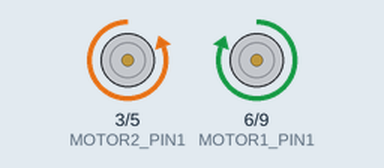
Simulated run of this sketch. Board: Arduino Uno, built with avr-gcc and run on an emulated ATmega328P. On the bench: motor-driver pin pairs drawn as motors (green arrow = first pin HIGH = forward, orange = second pin HIGH = backward, longer = more drive).

Above: at 0.5 s.
At 1.5 s:
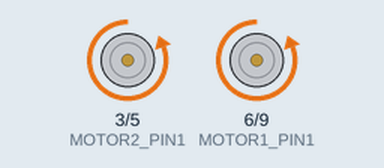
At 2.5 s:
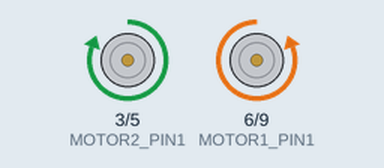
At 3.5 s:
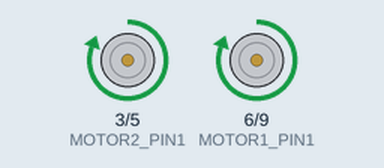
Timing chart, 0 to 5.2 s (numbered marks = the images above):
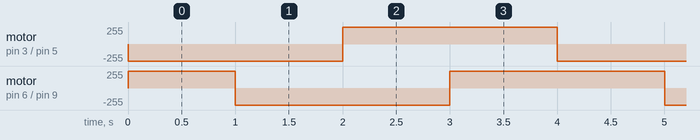

The sketch:

MOTOR_DRIVER.ino
```cpp
int MOTOR2_PIN1 = 3;
int MOTOR2_PIN2 = 5;
int MOTOR1_PIN1 = 6;
int MOTOR1_PIN2 = 9;

void setup() {
  pinMode(MOTOR1_PIN1, OUTPUT);
  pinMode(MOTOR1_PIN2, OUTPUT);
  pinMode(MOTOR2_PIN1, OUTPUT);
  pinMode(MOTOR2_PIN2, OUTPUT);
  Serial.begin(9600);
}

void loop() {
    go(255,-255);
    delay(1000);
    go(-255,-255);
    delay(1000);
    go(-255,255);
    delay(1000);
    go(255,255);
    delay(1000);
}

void go(int speedLeft, int speedRight) {
  if (speedLeft > 0) {
    analogWrite(MOTOR1_PIN1, speedLeft);
    analogWrite(MOTOR1_PIN2, 0);
  }
  else {
    analogWrite(MOTOR1_PIN1, 0);
    analogWrite(MOTOR1_PIN2, -speedLeft);
  }

  if (speedRight > 0) {
    analogWrite(MOTOR2_PIN1, speedRight);
    analogWrite(MOTOR2_PIN2, 0);
  }else {
    analogWrite(MOTOR2_PIN1, 0);
    analogWrite(MOTOR2_PIN2, -speedRight);
  }
}
```

Measured:
- by itself, motor on pin 3 (MOTOR2_PIN1) / pin 5 (MOTOR2_PIN2): alternates forward 255/255 for 2.0 s and backward 255/255 for 2.0 s
- by itself, motor on pin 6 (MOTOR1_PIN1) / pin 9 (MOTOR1_PIN2): repeats every 4.0 s: backward 255/255 2.0 s, forward 255/255 2.0 s
